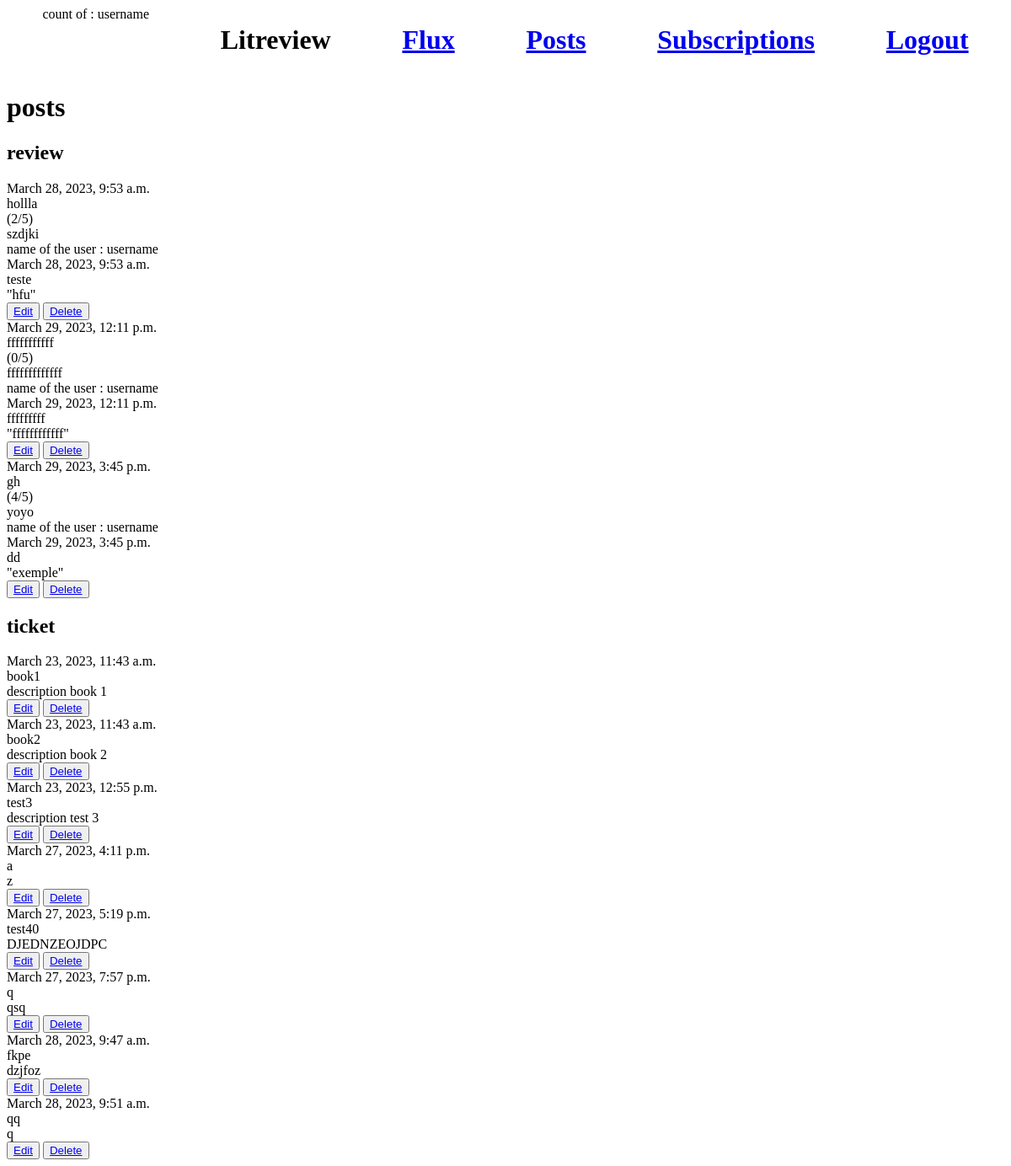
Page /dashboard/posts (signed in) on the earlier database version.
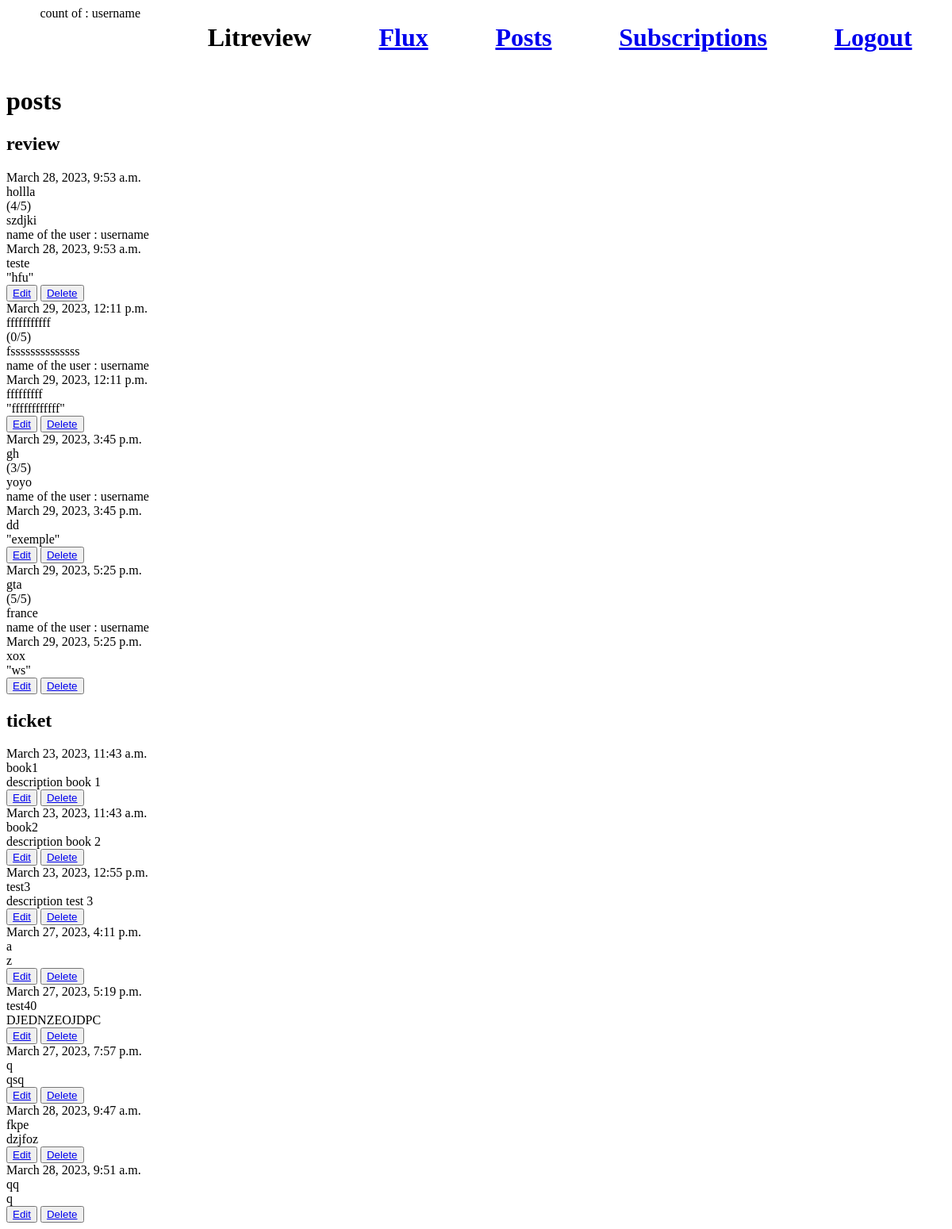
Same page on the later database version.
### accounts/models.py (models this page shows)
class CustomUser(AbstractUser):
    pass
    def __str__(self):
        return (f"name of the user :  {self.username}")

### reviews/models.py (models this page shows, shortened)
class Review(models.Model):
    ticket = models.ForeignKey(to=Ticket, on_delete=models.CASCADE)
    rating = models.PositiveSmallIntegerField(validators=[MinValueValidator(0), MaxValueValidator(5)])
    headline = models.CharField(max_length=128)
    body = models.TextField(max_length=8192, blank=True)
    user = models.ForeignKey(to=settings.AUTH_USER_MODEL, on_delete=models.CASCADE)
    time_created = models.DateTimeField(auto_now_add=True)

class Ticket(models.Model):
    title = models.CharField(max_length=128)
    slug = models.SlugField(max_length=128)
    description = models.TextField(max_length=2048, blank=True)
    user = models.ForeignKey(to=settings.AUTH_USER_MODEL, on_delete=models.CASCADE)
    image = models.ImageField(null=True, blank=True, upload_to='images')
    time_created = models.DateTimeField(auto_now_add=True)

### reviews/views.py (the view)
# urls.py: path("posts", posts, name="reviews-posts"),
def posts(request):
    list_review_ticket_id =[]
    ticket_no_comment = []
    review = Review.objects.filter(user=request.user)
    for i in range(len(review)):
        a = review[i].ticket_id
        list_review_ticket_id.append(a)
    tickets = Ticket.objects.filter(user=request.user)
    for tick in tickets:
        if tick.id not in list_review_ticket_id:
            ticket_no_comment.append(tick)
    return render(request, "reviews/posts.html", context ={"review":review, "ticket":ticket_no_comment})

### reviews/templates/reviews/posts.html
{% extends 'base.html' %}
{% block content %}
    <h1>posts</h1>
    <h2>review</h2>
    {% for post in review %}
    <article>
        <div>{{ post.time_created }}</div>
        <div>{{ post.headline }}</div>
        <div>({{ post.rating }}/5)</div>
        <div>{{ post.body }}</div>
        <div>{{ post.ticket.user }}</div>
        <div>{{ post.ticket.time_created }}</div>
        <div>{{ post.ticket.title }}</div>
        <div>"{{ post.ticket.description }}"</div>
        <button><a href="{% url 'review-edit' post.id %}" type="submit">Edit</a></button>
        <button><a href="{% url 'review-delete' post.id %}" type="submit">Delete</a></button>
    </article>
    {% endfor %}
    <h2>ticket</h2>
    {% for post in ticket %}
    <article>
        <div>{{ post.time_created }}</div>
        <div>{{ post.title }}</div>
        <div>{{ post.description }}</div>
        <button><a href="{% url 'ticket-edit' post.id %}" type="submit">Edit</a></button>
        <button><a href="{% url 'ticket-delete' post.id %}" type="submit">Delete</a></button>
    </article>
    {% endfor %}
{% endblock %}

### templates/base.html (shortened to what this page needs)
{% load static %}
<!DOCTYPE html>
<html lang="en">
<head>
    <link rel="stylesheet" type="text/css" href="{% static 'css/style.css' %}">
</head>
<body>
    <div class="navigation_bar">
        {% if user.is_authenticated %}
        count of : {{user.username}}
        {% endif %}
        <h1>Litreview</h1>
        <a href="{% url 'reviews-main' %}"><h1>Flux</h1></a>
        <a href="{% url 'reviews-posts' %}"><h1>Posts</h1></a>
        <a href="{% url 'reviews-subscriptions' %}"><h1>Subscriptions</h1></a>
        <a href="{% url 'reviews-logout' %}"><h1>Logout</h1></a>
    </div>
{% block content %}{% endblock %}
</body>
</html>

### reviews/static/css/style.css (style rules this page uses)
.navigation_bar { display: flex; justify-content: space-around; }

Differences in the rows shown:
changed Review "March 28, 2023, 9:53 a.m.": rating "2" → "4"
changed Review "fffffffffff": body "fffffffffffff" → "fssssssssssssss"
changed Review "March 29, 2023, 3:45 p.m.": rating "4" → "3"
added Review: time_created "March 29, 2023, 5:25 p.m.", headline "gta", rating "5", body "france", ticket.user "name of the user : username", ticket.time_created "March 29, 2023, 5:25 p.m.", ticket "xox", ticket.description "ws"
